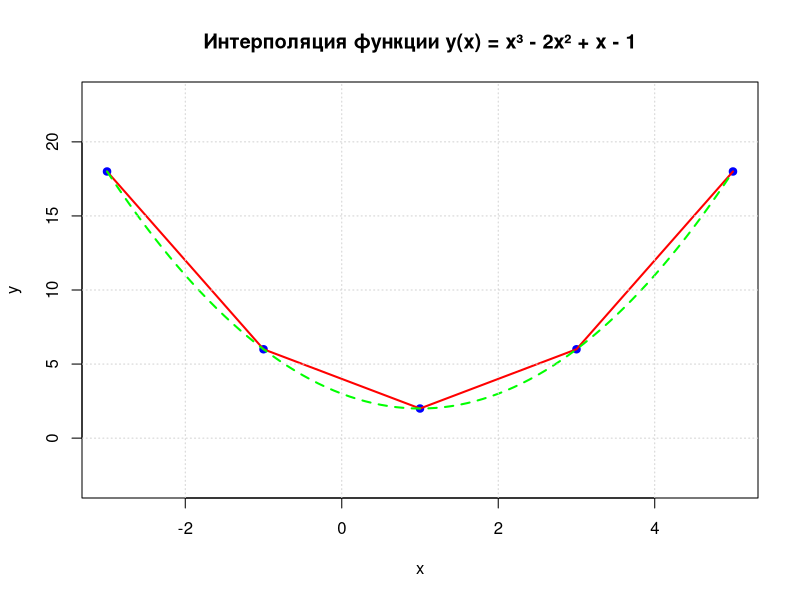
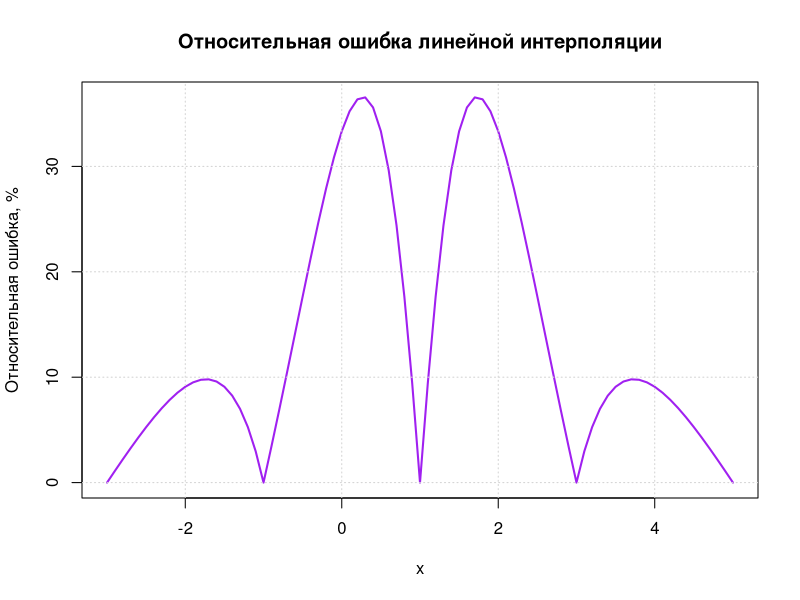

These charts were generated, in order, by the following R code:
# 5.3 Linear interpolation 

# 1) Создаем функцию y(x) = x^3 - 2x^2 + x - 1
#y <- function(x) {  x^3 - 2*x^2 + x - 1 }
y <- function(x) {  x^2 - 2*x + 3 }

# 2) Создаем данные
n <- 5
x_data <- seq(-3, 5, length.out = n)
y_data <- y(x_data)

# 3) Рисуем точечный график
plot(x_data, y_data, 
     pch = 19, col = "blue",
     xlab = "x", ylab = "y",
     main = "Интерполяция функции y(x) = x³ - 2x² + x - 1",
     ylim = c(min(y_data)-5, max(y_data)+5))

# 4) Создаем массив x_new
x_new <- seq(min(x_data), max(x_data), by = 0.1)

# 5) Линейная интерполяция и ее график
linear_interp <- approx(x_data, y_data, xout = x_new)
lines(linear_interp$x, linear_interp$y, col = "red", lwd = 2)

# 6) Реальные значения и их график
y_real <- y(x_new)
lines(x_new, y_real, col = "green", lwd = 2, lty = 2)

# # Добавляем легенду
# legend("topleft",
#        legend = c("Исходные точки", "Линейная интерполяция", "Реальная функция"),
#        col = c("blue", "red", "green"),
#        pch = c(19, NA, NA),
#        lty = c(NA, 1, 2),
#        lwd = 2,
#        cex = 0.8)

grid()

# 7) Расчет и график относительной ошибки
rel_err <- abs(linear_interp$y - y_real) / abs(y_real) * 100

# Создаем новый график для ошибки
par(mfrow = c(1, 1)) # Сбрасываем разбиение на несколько графиков
plot(x_new, rel_err, type = "l",
     col = "purple", lwd = 2,
     xlab = "x", ylab = "Относительная ошибка, %",
     main = "Относительная ошибка линейной интерполяции")
grid()

# Возвращаем стандартные параметры графики
par(mfrow = c(1, 1))
